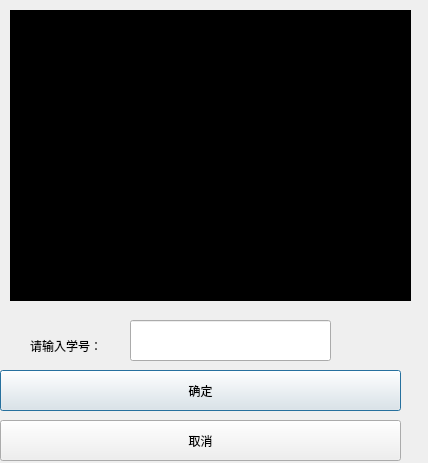
<?xml version="1.0" encoding="UTF-8"?>
<ui version="4.0">
 <class>CameraDialog</class>
 <widget class="QDialog" name="CameraDialog">
  <property name="geometry">
   <rect>
    <x>0</x>
    <y>0</y>
    <width>428</width>
    <height>463</height>
   </rect>
  </property>
  <property name="windowTitle">
   <string>Dialog</string>
  </property>
  <widget class="QLabel" name="cameraLabel">
   <property name="geometry">
    <rect>
     <x>10</x>
     <y>10</y>
     <width>401</width>
     <height>291</height>
    </rect>
   </property>
   <property name="styleSheet">
    <string notr="true">background-color: rgb(0, 0, 0);</string>
   </property>
   <property name="text">
    <string/>
   </property>
  </widget>
  <widget class="QPushButton" name="okButton">
   <property name="geometry">
    <rect>
     <x>0</x>
     <y>370</y>
     <width>401</width>
     <height>41</height>
    </rect>
   </property>
   <property name="text">
    <string>确定</string>
   </property>
  </widget>
  <widget class="QPushButton" name="cancelButton">
   <property name="geometry">
    <rect>
     <x>0</x>
     <y>420</y>
     <width>401</width>
     <height>41</height>
    </rect>
   </property>
   <property name="text">
    <string>取消</string>
   </property>
  </widget>
  <widget class="QLineEdit" name="StudentIDEdit">
   <property name="geometry">
    <rect>
     <x>130</x>
     <y>320</y>
     <width>201</width>
     <height>41</height>
    </rect>
   </property>
   <property name="text">
    <string/>
   </property>
  </widget>
  <widget class="QLabel" name="label">
   <property name="geometry">
    <rect>
     <x>30</x>
     <y>330</y>
     <width>111</width>
     <height>31</height>
    </rect>
   </property>
   <property name="text">
    <string>请输入学号：</string>
   </property>
  </widget>
 </widget>
 <resources/>
 <connections/>
</ui>
